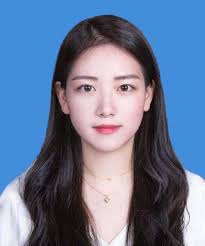
#> input picture BackgroundColorChange/photo.jpg, 205 x 246 px
$ python demo.py
#> lines starting #> are read from the running program, lines starting #| are printed output that depends on the picture; after the words box and inside, x2 and y2 are one past the last pixel; in counts of white or black regions, pixels touching at a corner belong together
import cv2
import numpy as np
# In this project, we aim to change photo background color to red

# read in a photo
img = cv2.imread('photo.jpg')
#> img is the input picture: shape (246, 205, 3); mean B, G, R 151.5, 121.4, 103.1
# show image on our screen
# cv2.imshow('img', img)
# make the screen hold for some time


# scale the image use resize function

img = cv2.resize(img, None, fx=2, fy=2)
#> img: shape (492, 410, 3)
rows, cols, channels = img.shape
#> rows = 492; cols = 410; channels = 3
print(rows, cols, channels)
#| 492 410 3
# cv2.imshow('img', img)


# change the img to grey img
hsv = cv2.cvtColor(img, cv2.COLOR_BGR2HSV)
#> hsv: shape (492, 410, 3); mean H, S, V 110.4, 96.1, 160.1
# cv2.imshow('hsv', hsv)


# change the photo to binary value
lower_blue = np.array([90, 70, 70])
upper_blue = np.array([110, 255, 255])
mask = cv2.inRange(hsv, lower_blue, upper_blue)
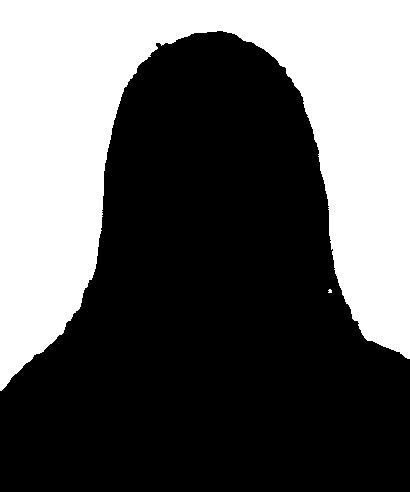
#> mask: shape (492, 410); 37.9% white; 2 white regions (1 under 20 px), largest, box (x1, y1, x2, y2) and area: (0, 0, 410, 391) 76450


# decay and dilate
# after make it binary, there are some noise.
erode = cv2.erode(mask, None, iterations=1)
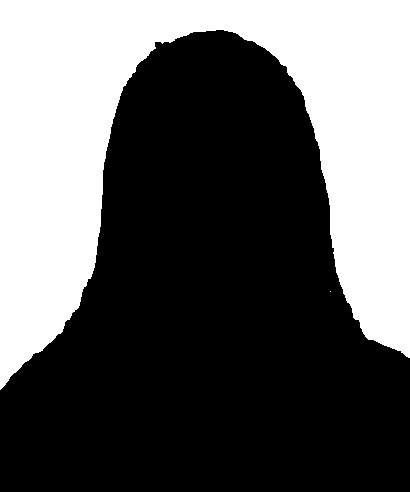
#> erode: shape (492, 410); 37.3% white; 2 white regions (1 under 20 px), largest, box (x1, y1, x2, y2) and area: (0, 0, 410, 390) 75320
# cv2.imshow('erode', erode)

dilate = cv2.dilate(erode, None, iterations=1)
#> dilate: shape (492, 410); 37.9% white; 2 white regions (1 under 20 px), largest, box (x1, y1, x2, y2) and area: (0, 0, 410, 391) 76428
# cv2.imshow('dilate', dilate)


# iterate every point to substitude the color
for i in range(rows):
    for j in range(cols):
        if erode[i, j] == 255:  # point is white, substitue white
            img[i, j] = (0, 0, 255)  #BRG channel
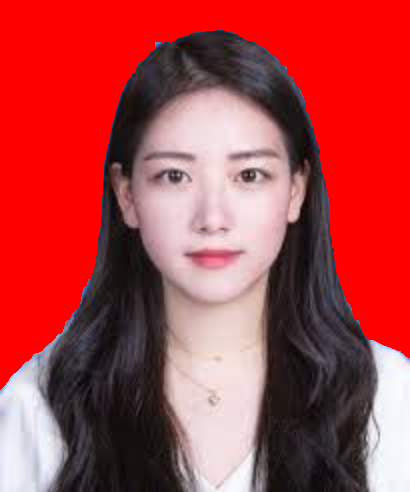
#> img: shape (492, 410, 3); mean B, G, R 70.9, 68.7, 173.4
cv2.imshow('red', img)
cv2.imwrite('result.jpg', img)
